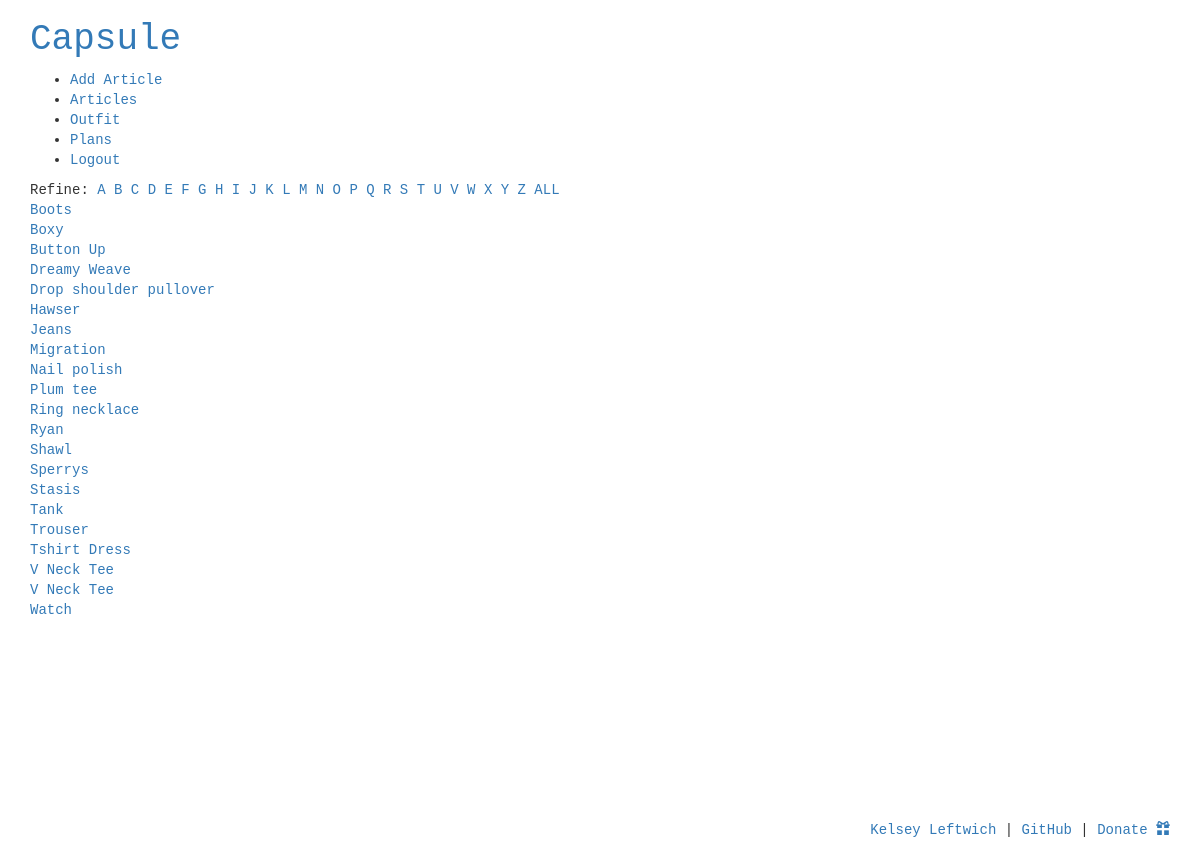
Before: /browse/name/ (signed in) with the older database file.
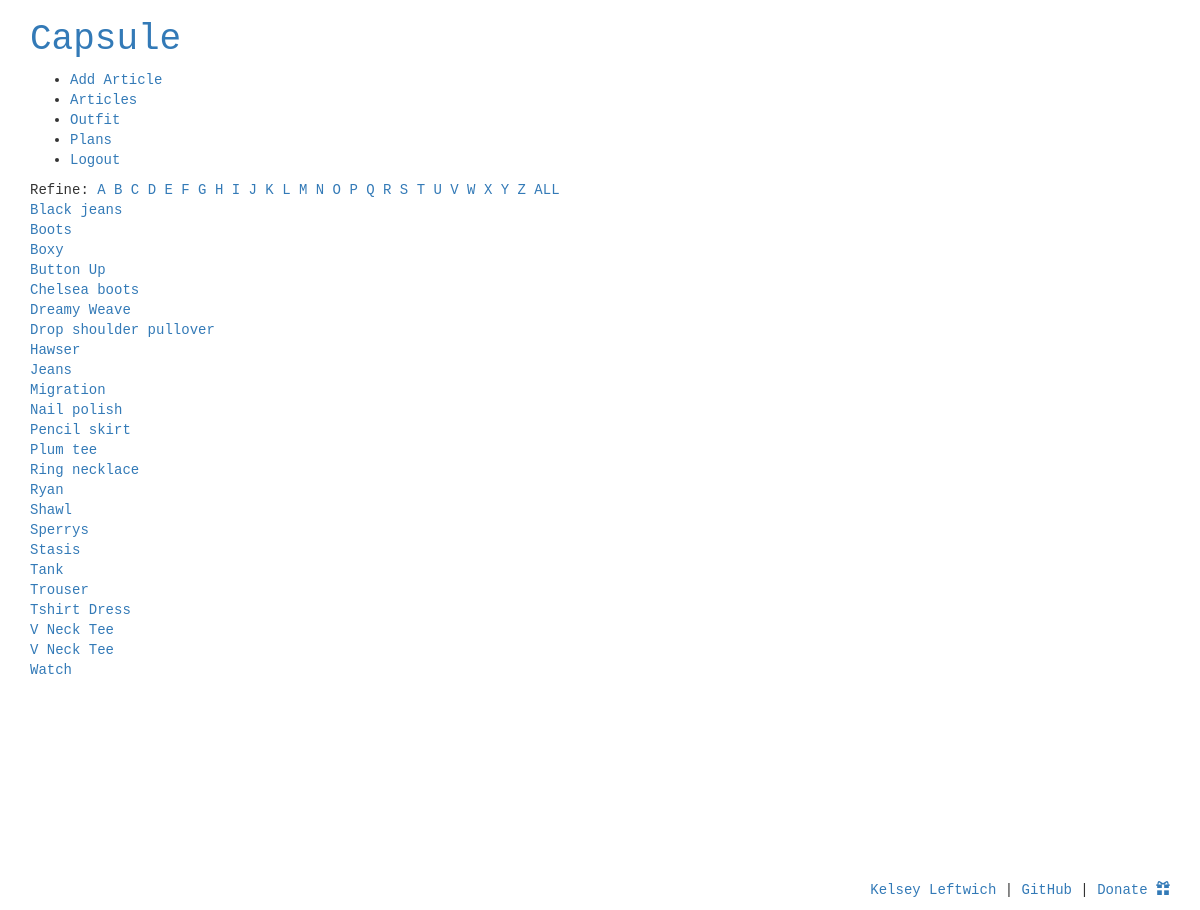
After: the same page with the newer database file.
### grid/models.py (models this page shows, shortened)
class Article(models.Model):
	ARTICLE_TYPES = (
		('T', 'Top'),
		('B', 'Bottom'),
		('D', 'Dress'),
		('A', 'Details'),
		('O', 'Outer'),
		('S', 'Shoes'),
		)
	WEATHER_TYPES = (
		('C', 'Cool'),
		('W', 'Warm'),
		('B', 'Both'),
		)
	name = models.CharField(max_length=255)
	description = models.TextField(blank=True, null=True)
	user = models.ForeignKey(User, on_delete=models.CASCADE, null=False)
	article_type = models.CharField(max_length=1, choices=ARTICLE_TYPES, null=True)
	weather_type = models.CharField(max_length=1, choices=WEATHER_TYPES, null=True)
	image = models.ImageField(upload_to=get_image_path, null=True, blank=True)
	image_external = models.CharField(max_length=255, null=True)

### grid/views.py (the view)
@login_required
def browse_by_name(request, initial=None):
	if initial:
		articles = Article.objects.filter(name__istartswith=initial, user=request.user).order_by('name')
	else:
		articles = Article.objects.filter(user=request.user).order_by('name')
	return render(request, 'search/search.html', {
		'articles': articles,
		'initial': initial,
	})

### grid/templates/search/search.html (shortened to what this page needs)
{% extends 'base.html' %}
{% block content %}
    Refine:
	{% for letter in 'abcdefghijklmnopqrstuvwxyz' %}
		<a href="{% url 'browse_by_name' initial=letter %}"
		{% if initial == letter %}class="active"{% endif %}>
		{{ letter|upper }}
		</a>
	{% endfor %} <a href="{% url 'browse' %}">ALL</a>
	<br/>
	{% for article in articles %}
		<a href="{% url 'article_detail' article_id=article.id %}">{{article.name}}</a><br/>
	{% empty %}
		<li>No results</li>
	{% endfor %}
{% endblock content %}

Changed rows visible on the page:
added Article: name "Black jeans"
added Article: name "Chelsea boots"
added Article: name "Pencil skirt"
